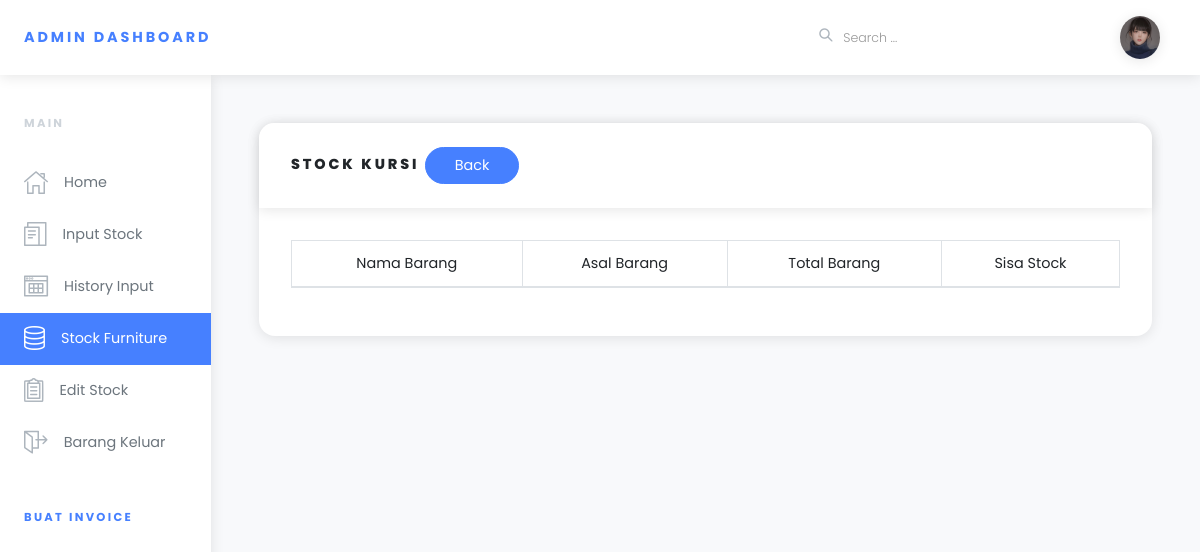
The page /index.php/v_stock/v_kursi on the database as committed earlier.
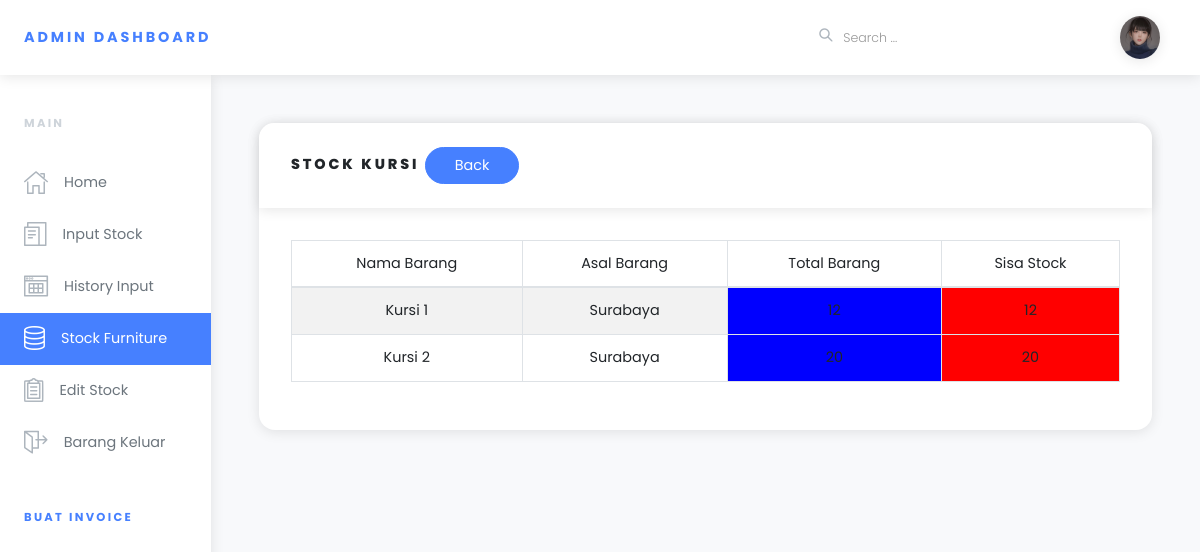
The same page on the database as committed later.
### tables this page shows
CREATE TABLE `stockbarang` (
  `id` int(6) UNSIGNED NOT NULL,
  `tipeBarang` varchar(30) NOT NULL,
  `namaBarang` varchar(30) NOT NULL,
  `asalBarang` varchar(50) NOT NULL,
  `jumlahBarang` int(50) NOT NULL,
  `stock` int(11) NOT NULL,
  `tanggalInput` timestamp NOT NULL DEFAULT current_timestamp() ON UPDATE current_timestamp(),
  `uploadFoto` varchar(50) NOT NULL,
  `kodeBulan` varchar(25) NOT NULL
);

### application/controllers/v_stock.php (called while the page is built, shortened)
<?php
class v_stock extends CI_Controller {
	  function __construct() {
	      $this->load->helper('url');
	      $this->load->model('stock');
	  }
	public function v_kursi()
    {
        $xxx['data']=$this->stock->kursi();
        $data = array(
            'title' => "Stock Furniture"
        );
        $this->load->view('templates/header.php',$data);
        $this->load->view('templates/sidebar.php');
        $this->load->view('stock/kursi.php',$xxx);
        $this->load->view('templates/footer.php');
    }
}

### index.php (called while the page is built, shortened)
<?php
require_once BASEPATH.'core/CodeIgniter.php';

### application/models/stock.php (called while the page is built, shortened)
<?php
class stock extends CI_Model{
    function kursi(){
        $tipeBarang='Kursi';
        $hasil=$this->db->query("SELECT * FROM stockbarang where tipeBarang='$tipeBarang'");
        return $hasil;
    }
}

### application/views/stock/kursi.php (the view, shortened to what this page needs)
<div class="page-holder w-100 d-flex flex-wrap">
  <div class="container-fluid px-xl-5">
    <section class="py-5">
      <div class="row">
        <div class="col-lg-12 mb-4">
          <div class="card">
            <div class="card-header">
              <h6 class="text-uppercase mb-0">Stock Kursi
                <a href="../core/stock"><button type="button" class="btn btn-primary" data-toggle="modal" data-target=".bd-example-modal-lg">Back</button></a></h6>
            </div>
            <div class="card-body">
               <table class="table table-bordered table-striped" id="mydata">
                <thead>
                  <tr align="center">
                    <td>Nama Barang</td>
                    <td>Asal Barang</td>
                    <td>Total Barang</td>
                    <td>Sisa Stock</td>
                  </tr>
                </thead>
                <tbody>
                  <?php
                 foreach($data->result_array() as $i):
                    $namaBarang=$i['namaBarang'];
                    $asalBarang=$i['asalBarang'];
                    $jumlahBarang=$i['jumlahBarang'];
                    $stock=$i['stock'];
                    ?>
                  <tr align="center">
                    <td><?php echo $namaBarang ?></td>
                    <td><?php echo $asalBarang ?></td>
                    <td style="background: blue"><?php echo $jumlahBarang ?></td>
                    <td style="background: red"><?php echo $stock ?></td>
                  </tr>
                  <?php endforeach;?>
                </tbody>
              </table>
            </div>

Rows that differ between the two databases and show on the page:
added stockbarang: namaBarang "Kursi 1", asalBarang "Surabaya", stock "12"
added stockbarang: namaBarang "Kursi 2", asalBarang "Surabaya", stock "20"
